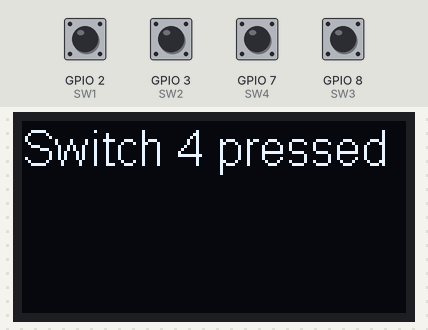
The sketch below on a simulated ESP32-S3. Shown: 128×64 one-colour display. Inputs (shaded band) come from the test bench; at power-on: GPIO 2 (SW1), GPIO 3 (SW2), GPIO 7 (SW4), GPIO 8 (SW3) HIGH.

Above: at 1.2 s.
1.3 s: GPIO 2 (SW1) pulled LOW for 0.15 s
3.0 s: GPIO 3 (SW2) pulled LOW for 0.15 s
4.7 s: GPIO 8 (SW3) pulled LOW for 0.15 s
Timing chart, 0 to 7.7 s (numbered marks = the images above; inputs shaded):
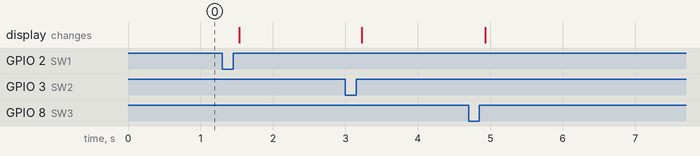

The sketch:

Button_menu.ino
```cpp
#include <Wire.h>
#include "SSD1306.h"


#define SW1 2
#define SW2 3
#define SW3 8
#define SW4 7

int Switch1State,Switch2State,Switch3State,Switch4State;

int buttonState1;
int buttonState2;
int buttonState3;
int buttonState4;

int laststateswitch1;
int laststateswitch2;
int laststateswitch3;
int laststateswitch4;

long lastDebounceTime_1 =0;
long lastDebounceTime_2 =0;
long lastDebounceTime_3 =0;
long lastDebounceTime_4 =0;
long debounceDelay=50;

SSD1306 display(0x3d,21,22);


void setup() {


 display.init();
 display.flipScreenVertically();
 display.setFont(ArialMT_Plain_16);
 //display.setTextAlignment(TEXT_ALIGN_LEFT);

}

void loop(){
  display.clear();
  if(check_switch1() == 1){
    display.drawString(0,0,"Switch 1 pressed");
  }
  else if(check_switch2() == 1)
    {
      display.drawString(0,0,"Switch 2 pressed");
    }
  else if(check_switch3() == 1)
    {
      display.drawString(0,0,"Switch 3 pressed");
    }
  else if(check_switch4() == 1);
    {
      display.drawString(0,0,"Switch 4 pressed");
    }

  display.display();

  }

int check_switch1()
{
    Switch1State=digitalRead(SW1);

    if(Switch1State!=laststateswitch1)
  {
    lastDebounceTime_1=millis();
  }

    laststateswitch1=Switch1State;

    if((millis()-lastDebounceTime_1) > debounceDelay)
  {
    if (Switch1State != buttonState1) {
      buttonState1 = Switch1State;


      if (buttonState1 == HIGH) {

   return 1;
      }
    }
  }

    return 0;
}


int check_switch2()
{
    Switch2State=digitalRead(SW2);

    if(Switch2State!=laststateswitch2)
  {
    lastDebounceTime_2=millis();
  }

  laststateswitch2=Switch2State;

    if((millis()-lastDebounceTime_2) > debounceDelay)
  {
    if (Switch2State != buttonState2) {
      buttonState2 = Switch2State;


      if (buttonState2 == HIGH) {

   return 1;
      }
    }
  }

    return 0;
}

int check_switch3()
{
    Switch3State=digitalRead(SW3);

    if(Switch3State!=laststateswitch3)
  {
    lastDebounceTime_3=millis();
  }

  laststateswitch3=Switch3State;

    if((millis()-lastDebounceTime_3) > debounceDelay)
  {
    if (Switch3State != buttonState3) {
      buttonState3 = Switch3State;


      if (buttonState3 == HIGH) {
   return 1;
      }
    }
  }

    return 0;
}

int check_switch4()
{
    Switch4State=digitalRead(SW4);

    if(Switch4State!=laststateswitch4)
  {
    lastDebounceTime_4=millis();
  }

  laststateswitch4=Switch4State;

    if((millis()-lastDebounceTime_4) > debounceDelay)
  {
    if (Switch4State != buttonState4) {
      buttonState4 = Switch4State;


      if (buttonState4 == HIGH) {

   return 1;
      }
    }
  }

    return 0;
}
```
